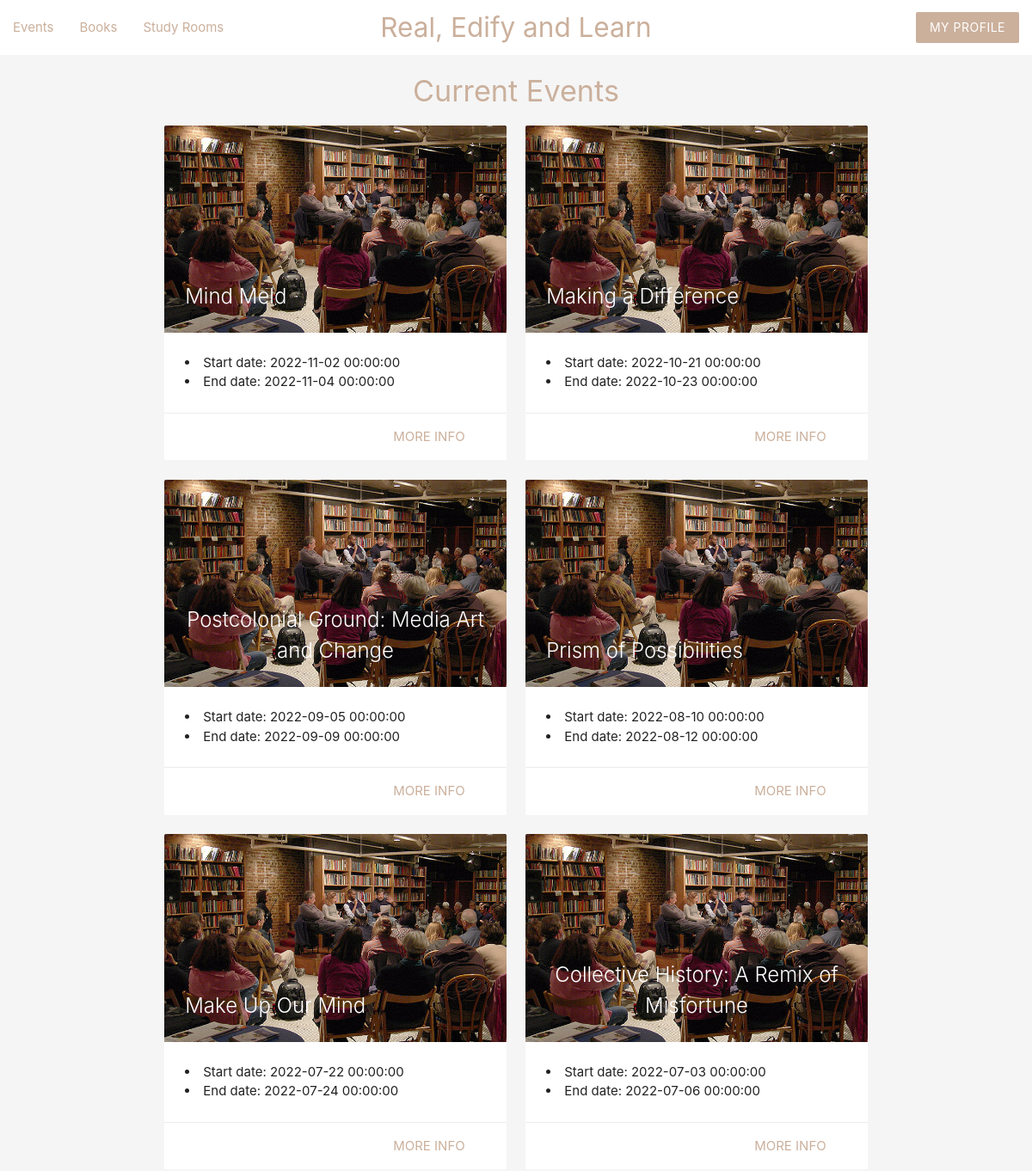
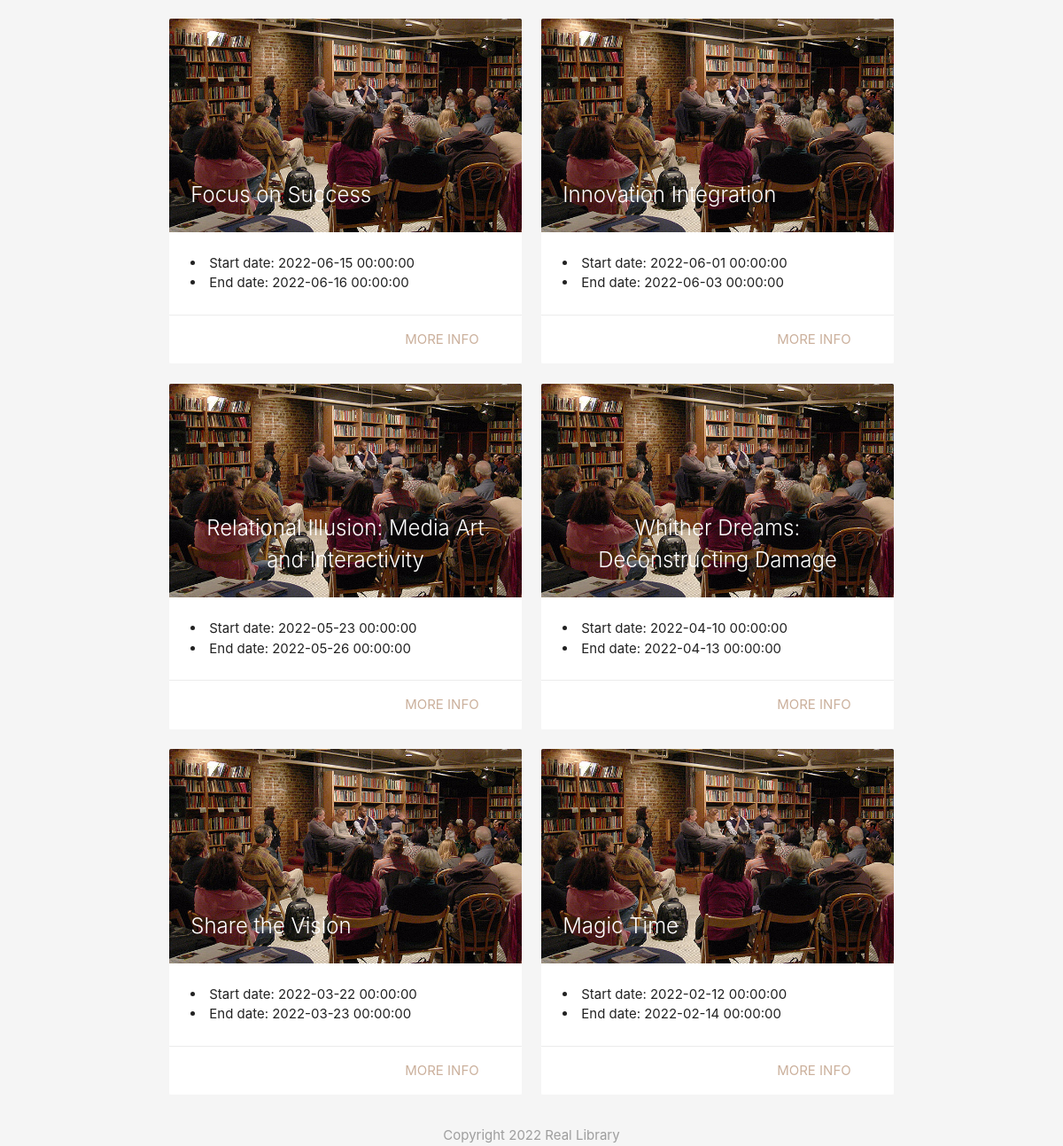
The page /event/event.php (signed in) on the database its author committed (2 pictures, top to bottom).
### tables this page shows
CREATE TABLE events (
    eid     INT NOT NULL COMMENT 'ID of event',
    e_name  VARCHAR(100) NOT NULL COMMENT 'Event name',
    e_type  CHAR(1) NOT NULL COMMENT 'Event type',
    st_date DATETIME NOT NULL COMMENT 'Start date of event',
    ed_date DATETIME NOT NULL COMMENT 'End date of event'
);

### event/event.php (the view, shortened to what this page needs)
<?php
    include('../config/connection.php');
    include('../login/functions.php');
    $query = "SELECT eid,e_name,e_type,st_date,ed_date FROM events ORDER BY st_date DESC";
    try{
    	$result = mysqli_query($con,$query);
    }catch(Exception $e){
    	print_r("test");
    }
    if($result){
	    $events = mysqli_fetch_all($result,MYSQLI_ASSOC);
    }else{
    	print_r("test");
    }
 ?>
 <!DOCTYPE html>
 <html>
	<?php  include('../templates/header_event.php'); ?>
	<h4 class="center brand-text">Current Events</h4>
	<div class="container">
		<div class="row">
			<?php foreach ($events as $event):   ?>
				<div class="col s6 md3">
					<div class="card z-depth-0">
						<div class="card-image center">
							<img src="../img/1.png">
							<span class="card-title"><?php echo htmlspecialchars($event['e_name']); ?></span>
						</div>
						<div class="card-content">
							<li><?php echo "Start date: ".htmlspecialchars($event['st_date']); ?></li>
							<li><?php echo "End date: ".htmlspecialchars($event['ed_date']); ?></li>
						</div>
						<div class="card-action right-align">
							<a class = "brand-text" href="event_detail.php?eid=<?php echo $event['eid'] ?>">More Info</a>
						</div>
					</div>
				</div>
			<?php endforeach; ?>
		</div>
	</div>
	<?php  include('../templates/footer.php'); ?>
 </html>

### templates/header_event.php (shortened to what this page needs)
<head>
    <link rel="stylesheet" href="https://cdnjs.cloudflare.com/ajax/libs/materialize/1.0.0/css/materialize.min.css">
 </head>
 <body class = "grey lighten-4">
    <nav class = "white z-depth-0">
        <div class="nav-wrapper">
            <a href="../index/index.php" class = "brand-logo center brand-text">
            Real, Edify and Learn</a>
            <ul id = "nav-mobile" class="right hide-on-small-and-down">
                <li><a href="../profile/my_profile.php" class = "btn brand z-depth-0">
                    My Profile
                </a></li>
            </ul>
            <ul id = "nav-mobile" class = "left hide-on-med-and-down">
                <li><a href="event.php" class = "brand-text">Events</a></li>
                <li><a href="../rental/rent.php" class = "brand-text">Books</a></li>
                <li><a href="../studyroom/studyroom.php" class = "brand-text">Study Rooms</a></li>
            </ul>
        </div>
    </nav>

### templates/footer.php
    <footer class = "Section">
        <div class="center grey-text">Copyright 2022 Real Library</div>
    </footer>
</body>

### templates/header_event.php (style rules this page uses)
.brand { background: #cbb09c !important; }
.brand-text { color: #cbb09c !important; }

### rows shown on the page
events: e_name "Mind Meld", st_date "2022-11-02 00:00:00", ed_date "2022-11-04 00:00:00"
events: e_name "Making a Difference", st_date "2022-10-21 00:00:00", ed_date "2022-10-23 00:00:00"
events: e_name "Postcolonial Ground: Media Art and Change", st_date "2022-09-05 00:00:00", ed_date "2022-09-09 00:00:00"
events: e_name "Prism of Possibilities", st_date "2022-08-10 00:00:00", ed_date "2022-08-12 00:00:00"
events: e_name "Make Up Our Mind", st_date "2022-07-22 00:00:00", ed_date "2022-07-24 00:00:00"
events: e_name "Collective History: A Remix of Misfortune", st_date "2022-07-03 00:00:00", ed_date "2022-07-06 00:00:00"
events: e_name "Focus on Success", st_date "2022-06-15 00:00:00", ed_date "2022-06-16 00:00:00"
events: e_name "Innovation Integration", st_date "2022-06-01 00:00:00", ed_date "2022-06-03 00:00:00"
events: e_name "Relational Illusion: Media Art and Interactivity", st_date "2022-05-23 00:00:00", ed_date "2022-05-26 00:00:00"
events: e_name "Whither Dreams: Deconstructing Damage", st_date "2022-04-10 00:00:00", ed_date "2022-04-13 00:00:00"
events: e_name "Share the Vision", st_date "2022-03-22 00:00:00", ed_date "2022-03-23 00:00:00"
events: e_name "Magic Time", st_date "2022-02-12 00:00:00", ed_date "2022-02-14 00:00:00"
